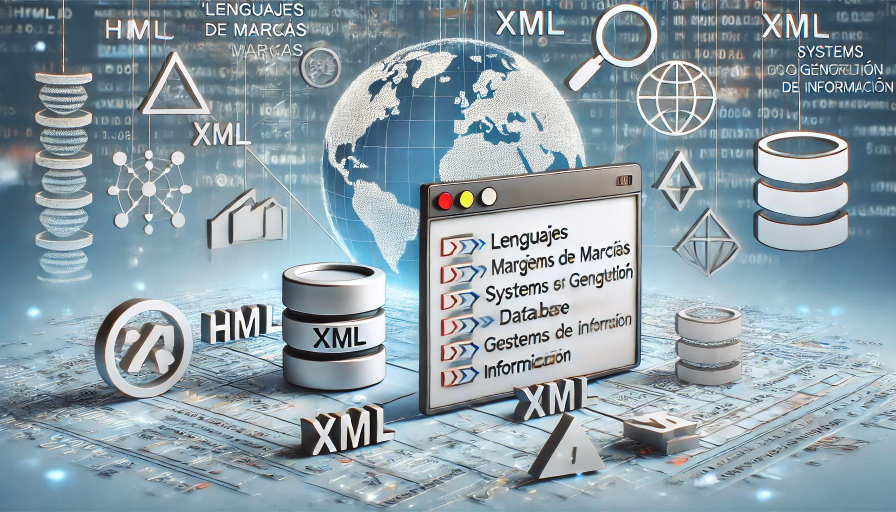
#> input picture Primero/Programación/005-Lectura y escritura de información/007-Interfaces gráficas/marcas.jpg, 1792 x 1024 px (shown at 1/2 size)
$ python '028-texto en la pantalla.py'
#> lines starting #> are read from the running program, lines starting #| are printed output that depends on the picture
from PIL import Image, ImageDraw, ImageFont

imagencargada = Image.open('marcas.jpg')
#> imagencargada is the input picture: PIL image 1792x1024 RGB; mean R, G, B 139.7, 157.7, 167.2

escalada = imagencargada.resize((1920,1080))

width, height = 1920, 1080

imagen = Image.new(
    'RGB',
    (width, height),
    color=(255, 0, 0)
    )
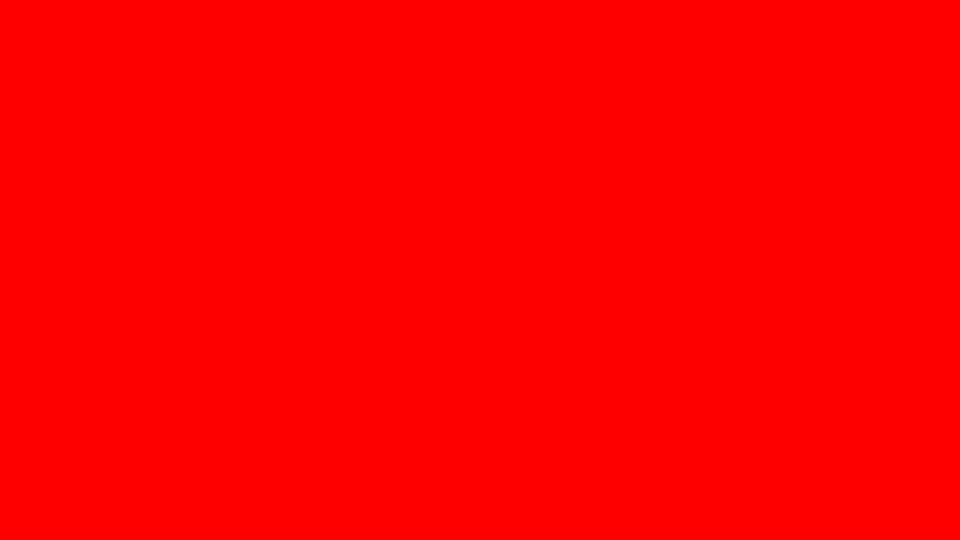
#> imagen: PIL image 1920x1080 RGB (shown at 1/2 size); mean R, G, B 255, 0, 0

imagen.paste(
    escalada,
    (0,0)
    )

dibujo = ImageDraw.Draw(imagen)

try:
    fuente = ImageFont.truetype("parrafo.ttf", 80)
except IOError:
    fuente = ImageFont.load_default()

texto = "Lenguajes de marcas"
posiciontexto = (200, 860)

colortexto = (255,255,255)

dibujo.text(posiciontexto, texto, font=fuente, fill=colortexto)

ruta = 'imagenes/imagen.jpg'

imagen.save(ruta)
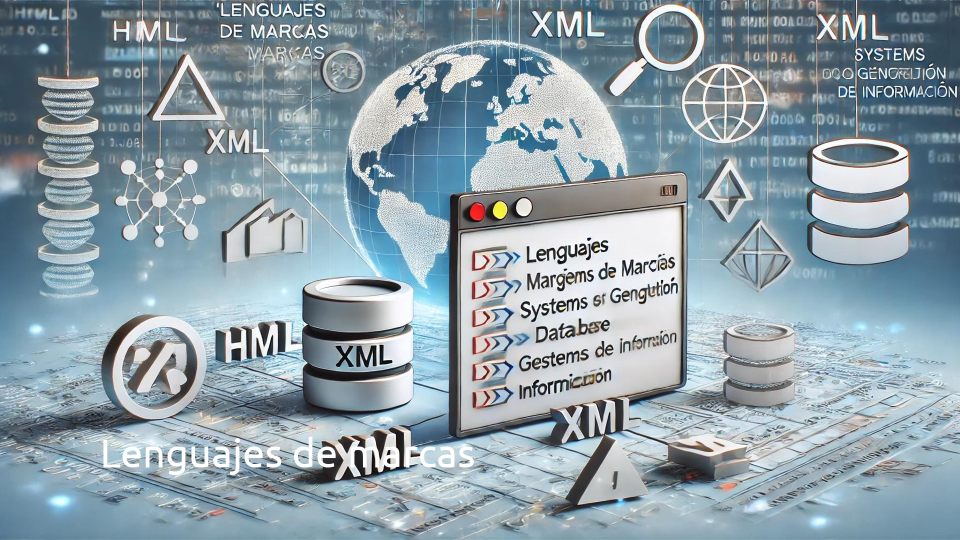
#> saved as imagen.jpg: PIL image 1920x1080 RGB (shown at 1/2 size); mean R, G, B 140.3, 158.2, 167.7

$ run again, with Primero/Programación/005-Lectura y escritura de información/007-Interfaces gráficas/basesdedatos.jpg copied over Primero/Programación/005-Lectura y escritura de información/007-Interfaces gráficas/marcas.jpg
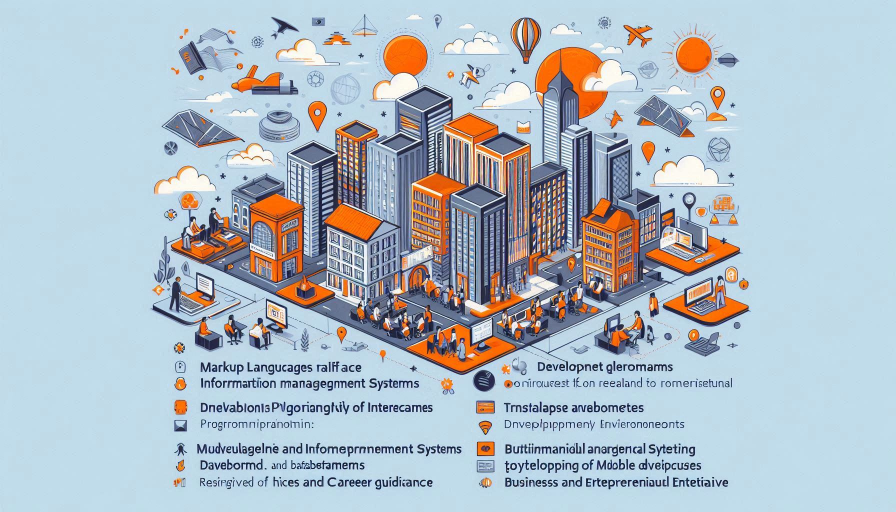
#> input picture Primero/Programación/005-Lectura y escritura de información/007-Interfaces gráficas/basesdedatos.jpg, 1792 x 1024 px (shown at 1/2 size)
#> imagencargada is the input picture: PIL image 1792x1024 RGB; mean R, G, B 176.4, 189.3, 199
#> `imagen.save(ruta)`:
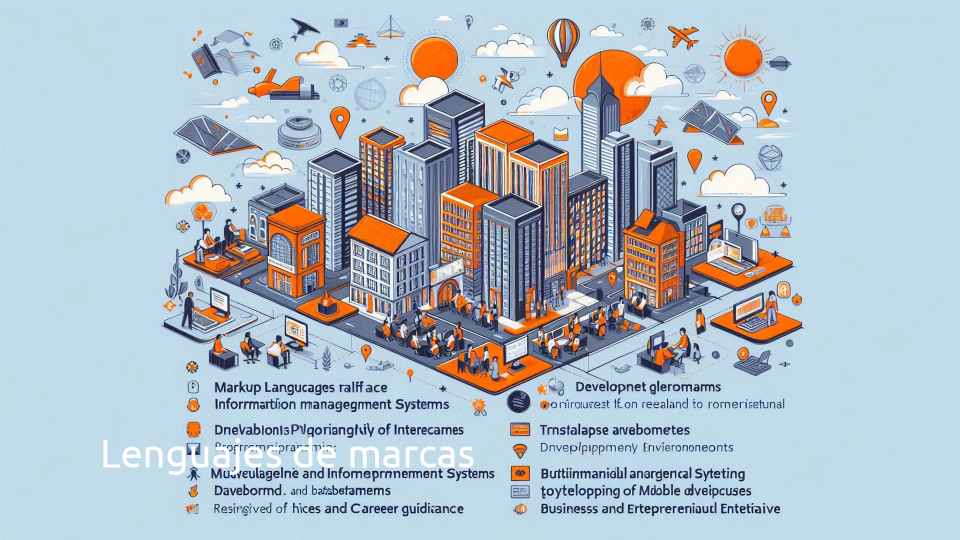
#> saved as imagen.jpg: PIL image 1920x1080 RGB (shown at 1/2 size); mean R, G, B 176.8, 189.6, 199.2

$ run again, with Primero/Programación/005-Lectura y escritura de información/007-Interfaces gráficas/entornos.jpg copied over Primero/Programación/005-Lectura y escritura de información/007-Interfaces gráficas/marcas.jpg
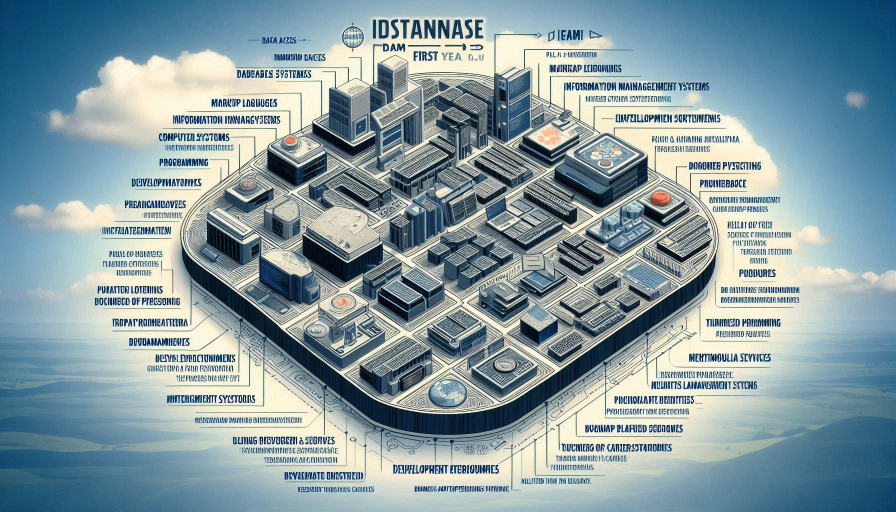
#> input picture Primero/Programación/005-Lectura y escritura de información/007-Interfaces gráficas/entornos.jpg, 1792 x 1024 px (shown at 1/2 size)
#> imagencargada is the input picture: PIL image 1792x1024 RGB; mean R, G, B 135.4, 156.8, 162.8
#> `escalada = imagencargada.resize((1920,1080))`:
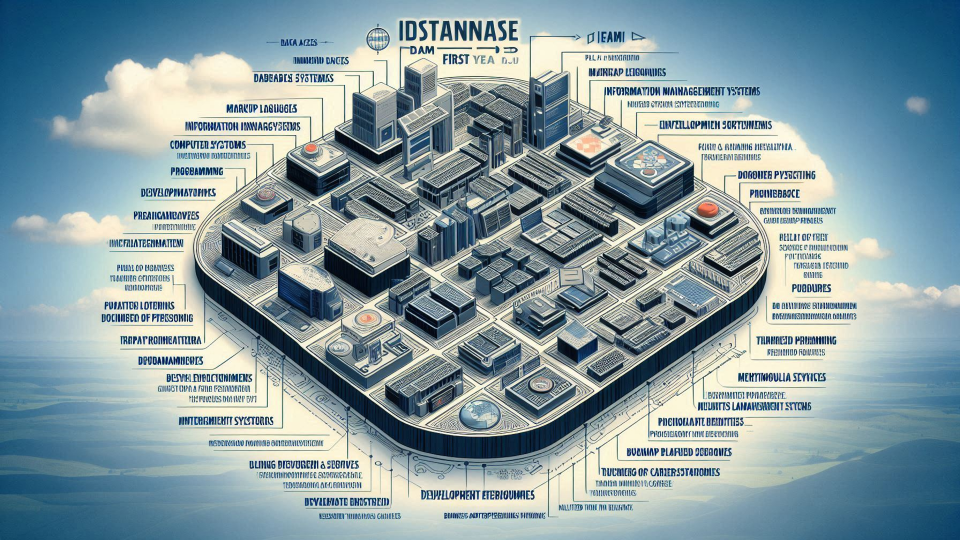
#> escalada: PIL image 1920x1080 RGB (shown at 1/2 size); mean R, G, B 135.4, 156.8, 162.8
#> `imagen.save(ruta)`:
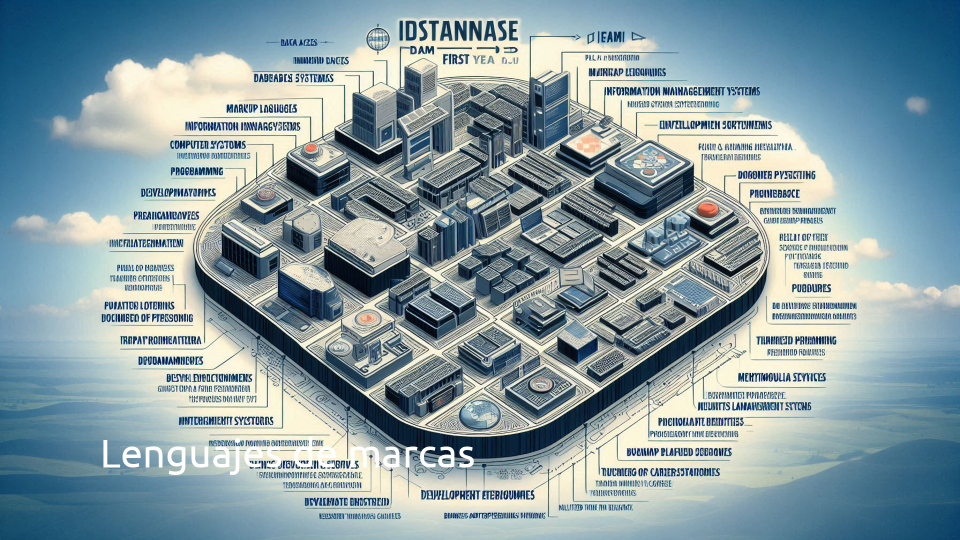
#> saved as imagen.jpg: PIL image 1920x1080 RGB (shown at 1/2 size); mean R, G, B 136, 157.3, 163.3

$ run again, with Primero/Programación/005-Lectura y escritura de información/007-Interfaces gráficas/programacion.jpg copied over Primero/Programación/005-Lectura y escritura de información/007-Interfaces gráficas/marcas.jpg
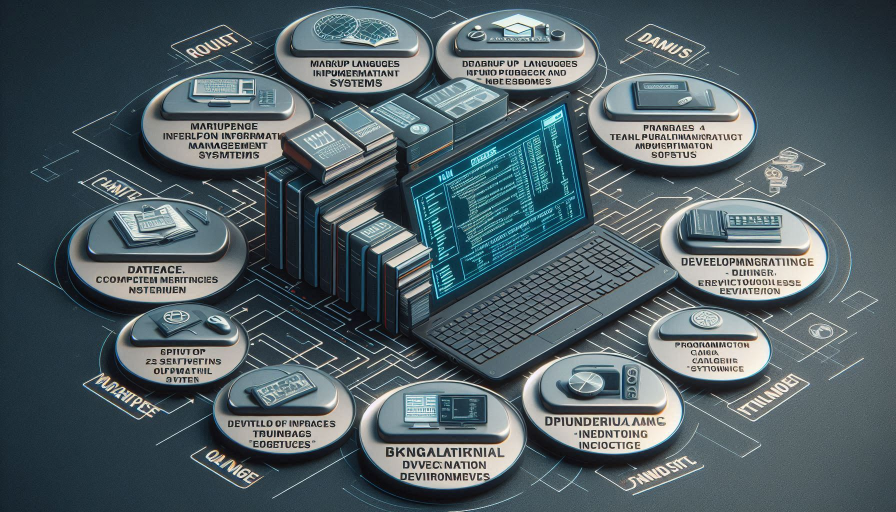
#> input picture Primero/Programación/005-Lectura y escritura de información/007-Interfaces gráficas/programacion.jpg, 1792 x 1024 px (shown at 1/2 size)
#> imagencargada is the input picture: PIL image 1792x1024 RGB; mean R, G, B 81.1, 95.8, 101.3
#> `imagen.save(ruta)`:
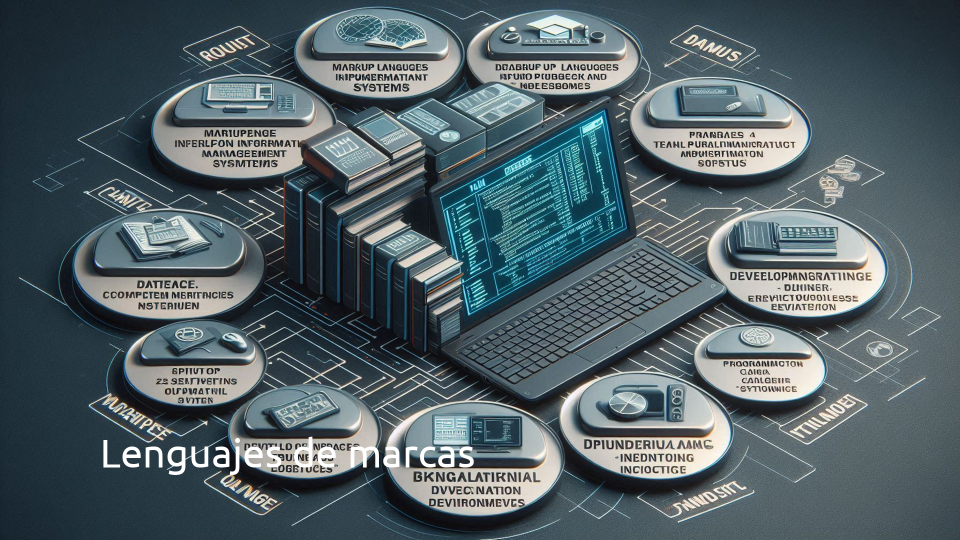
#> saved as imagen.jpg: PIL image 1920x1080 RGB (shown at 1/2 size); mean R, G, B 82.1, 96.7, 102.2
